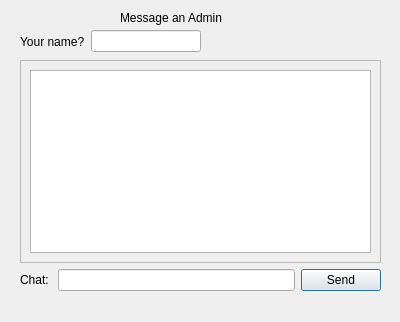
<?xml version="1.0" encoding="UTF-8"?>
<ui version="4.0">
 <class>ContactUs</class>
 <widget class="QDialog" name="ContactUs">
  <property name="geometry">
   <rect>
    <x>0</x>
    <y>0</y>
    <width>400</width>
    <height>322</height>
   </rect>
  </property>
  <property name="windowTitle">
   <string>Dialog</string>
  </property>
  <widget class="QLabel" name="label">
   <property name="geometry">
    <rect>
     <x>120</x>
     <y>10</y>
     <width>151</width>
     <height>16</height>
    </rect>
   </property>
   <property name="text">
    <string>Message an Admin</string>
   </property>
  </widget>
  <widget class="QWidget" name="layoutWidget">
   <property name="geometry">
    <rect>
     <x>20</x>
     <y>60</y>
     <width>361</width>
     <height>231</height>
    </rect>
   </property>
   <layout class="QVBoxLayout" name="verticalLayout">
    <item>
     <widget class="QScrollArea" name="scrollArea">
      <property name="widgetResizable">
       <bool>true</bool>
      </property>
      <widget class="QWidget" name="scrollAreaWidgetContents">
       <property name="geometry">
        <rect>
         <x>0</x>
         <y>0</y>
         <width>357</width>
         <height>184</height>
        </rect>
       </property>
       <layout class="QGridLayout" name="gridLayout">
        <item row="0" column="0">
         <widget class="QTextEdit" name="chatBox"/>
        </item>
       </layout>
      </widget>
     </widget>
    </item>
    <item>
     <layout class="QHBoxLayout" name="horizontalLayout">
      <item>
       <widget class="QLabel" name="label_2">
        <property name="text">
         <string>Chat: </string>
        </property>
       </widget>
      </item>
      <item>
       <widget class="QLineEdit" name="chatTypeLine"/>
      </item>
      <item>
       <widget class="QPushButton" name="sendButton">
        <property name="text">
         <string>Send</string>
        </property>
       </widget>
      </item>
     </layout>
    </item>
   </layout>
  </widget>
  <widget class="QWidget" name="layoutWidget">
   <property name="geometry">
    <rect>
     <x>20</x>
     <y>30</y>
     <width>181</width>
     <height>23</height>
    </rect>
   </property>
   <layout class="QHBoxLayout" name="horizontalLayout_2">
    <item>
     <widget class="QLabel" name="label_3">
      <property name="text">
       <string>Your name?</string>
      </property>
     </widget>
    </item>
    <item>
     <widget class="QLineEdit" name="nameEdit"/>
    </item>
   </layout>
  </widget>
 </widget>
 <resources/>
 <connections/>
</ui>
